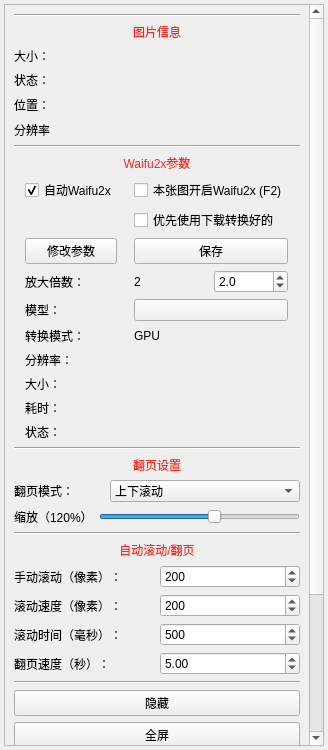
<?xml version="1.0" encoding="UTF-8"?>
<ui version="4.0">
 <class>ReadImg</class>
 <widget class="QWidget" name="ReadImg">
  <property name="geometry">
   <rect>
    <x>0</x>
    <y>0</y>
    <width>328</width>
    <height>750</height>
   </rect>
  </property>
  <property name="windowTitle">
   <string>工具</string>
  </property>
  <property name="autoFillBackground">
   <bool>false</bool>
  </property>
  <property name="styleSheet">
   <string notr="true"/>
  </property>
  <layout class="QGridLayout" name="gridLayout_2">
   <property name="leftMargin">
    <number>4</number>
   </property>
   <property name="topMargin">
    <number>4</number>
   </property>
   <property name="rightMargin">
    <number>4</number>
   </property>
   <property name="bottomMargin">
    <number>4</number>
   </property>
   <item row="0" column="0">
    <widget class="SmoothScrollArea" name="scrollArea22">
     <property name="widgetResizable">
      <bool>true</bool>
     </property>
     <widget class="QWidget" name="scrollAreaWidgetContents">
      <property name="geometry">
       <rect>
        <x>0</x>
        <y>-157</y>
        <width>301</width>
        <height>897</height>
       </rect>
      </property>
      <layout class="QVBoxLayout" name="verticalLayout_2">
       <item>
        <layout class="QVBoxLayout" name="verticalLayout">
         <property name="spacing">
          <number>6</number>
         </property>
         <property name="sizeConstraint">
          <enum>QLayout::SetDefaultConstraint</enum>
         </property>
         <property name="leftMargin">
          <number>0</number>
         </property>
         <property name="topMargin">
          <number>0</number>
         </property>
         <property name="rightMargin">
          <number>0</number>
         </property>
         <property name="bottomMargin">
          <number>0</number>
         </property>
         <item>
          <widget class="Line" name="line_6">
           <property name="orientation">
            <enum>Qt::Horizontal</enum>
           </property>
          </widget>
         </item>
         <item>
          <widget class="QLabel" name="label_4">
           <property name="styleSheet">
            <string notr="true">color: #ee2a24</string>
           </property>
           <property name="text">
            <string>图片信息</string>
           </property>
           <property name="alignment">
            <set>Qt::AlignCenter</set>
           </property>
          </widget>
         </item>
         <item>
          <layout class="QGridLayout" name="gridLayout_3">
           <item row="2" column="0">
            <widget class="QLabel" name="epsLabel">
             <property name="minimumSize">
              <size>
               <width>0</width>
               <height>20</height>
              </size>
             </property>
             <property name="maximumSize">
              <size>
               <width>16777215</width>
               <height>20</height>
              </size>
             </property>
             <property name="text">
              <string>位置：</string>
             </property>
            </widget>
           </item>
           <item row="1" column="0">
            <widget class="QLabel" name="stateLable">
             <property name="text">
              <string>状态：</string>
             </property>
            </widget>
           </item>
           <item row="0" column="0">
            <widget class="QLabel" name="sizeLabel">
             <property name="text">
              <string>大小：</string>
             </property>
            </widget>
           </item>
           <item row="3" column="0">
            <widget class="QLabel" name="resolutionLabel">
             <property name="maximumSize">
              <size>
               <width>40</width>
               <height>16777215</height>
              </size>
             </property>
             <property name="styleSheet">
              <string notr="true"/>
             </property>
             <property name="text">
              <string>分辨率：</string>
             </property>
            </widget>
           </item>
           <item row="0" column="1">
            <widget class="QLabel" name="sizeLabel2">
             <property name="text">
              <string/>
             </property>
             <property name="wordWrap">
              <bool>true</bool>
             </property>
            </widget>
           </item>
           <item row="1" column="1">
            <widget class="QLabel" name="stateLable2">
             <property name="text">
              <string/>
             </property>
             <property name="wordWrap">
              <bool>true</bool>
             </property>
            </widget>
           </item>
           <item row="2" column="1">
            <widget class="QLabel" name="epsLabel2">
             <property name="text">
              <string/>
             </property>
             <property name="wordWrap">
              <bool>true</bool>
             </property>
            </widget>
           </item>
           <item row="3" column="1">
            <widget class="QLabel" name="resolutionLabel2">
             <property name="text">
              <string/>
             </property>
             <property name="wordWrap">
              <bool>true</bool>
             </property>
            </widget>
           </item>
          </layout>
         </item>
         <item>
          <widget class="Line" name="line">
           <property name="orientation">
            <enum>Qt::Horizontal</enum>
           </property>
          </widget>
         </item>
         <item>
          <widget class="QLabel" name="label">
           <property name="styleSheet">
            <string notr="true">color: #ee2a24</string>
           </property>
           <property name="text">
            <string>Waifu2x参数</string>
           </property>
           <property name="alignment">
            <set>Qt::AlignCenter</set>
           </property>
          </widget>
         </item>
         <item>
          <layout class="QGridLayout" name="gridLayout">
           <item row="8" column="0">
            <widget class="QLabel" name="sizeWaifu">
             <property name="text">
              <string>大小：</string>
             </property>
            </widget>
           </item>
           <item row="6" column="0">
            <widget class="QLabel" name="label_9">
             <property name="text">
              <string>转换模式：</string>
             </property>
            </widget>
           </item>
           <item row="8" column="1">
            <widget class="QLabel" name="waifu2xSize">
             <property name="text">
              <string/>
             </property>
             <property name="wordWrap">
              <bool>true</bool>
             </property>
            </widget>
           </item>
           <item row="7" column="1">
            <widget class="QLabel" name="waifu2xRes">
             <property name="text">
              <string/>
             </property>
             <property name="wordWrap">
              <bool>true</bool>
             </property>
            </widget>
           </item>
           <item row="1" column="1">
            <widget class="QCheckBox" name="curWaifu2x">
             <property name="text">
              <string>本张图开启Waifu2x (F2)</string>
             </property>
            </widget>
           </item>
           <item row="3" column="0">
            <widget class="QPushButton" name="waifu2xSave">
             <property name="text">
              <string>修改参数</string>
             </property>
            </widget>
           </item>
           <item row="10" column="1">
            <widget class="QLabel" name="waifu2xStatus">
             <property name="text">
              <string/>
             </property>
             <property name="wordWrap">
              <bool>true</bool>
             </property>
            </widget>
           </item>
           <item row="5" column="0">
            <widget class="QLabel" name="label_8">
             <property name="maximumSize">
              <size>
               <width>35</width>
               <height>16777215</height>
              </size>
             </property>
             <property name="text">
              <string>模型：</string>
             </property>
            </widget>
           </item>
           <item row="1" column="0">
            <widget class="QCheckBox" name="checkBox">
             <property name="styleSheet">
              <string notr="true"/>
             </property>
             <property name="text">
              <string>自动Waifu2x</string>
             </property>
             <property name="checked">
              <bool>true</bool>
             </property>
            </widget>
           </item>
           <item row="3" column="1">
            <layout class="QHBoxLayout" name="horizontalLayout_9">
             <item>
              <widget class="QPushButton" name="waifu2xCancle">
               <property name="text">
                <string>保存</string>
               </property>
              </widget>
             </item>
            </layout>
           </item>
           <item row="6" column="1">
            <widget class="QLabel" name="gpuLabel">
             <property name="maximumSize">
              <size>
               <width>150</width>
               <height>16777215</height>
              </size>
             </property>
             <property name="text">
              <string>GPU</string>
             </property>
             <property name="wordWrap">
              <bool>true</bool>
             </property>
            </widget>
           </item>
           <item row="4" column="0">
            <widget class="QLabel" name="label_3">
             <property name="text">
              <string>放大倍数：</string>
             </property>
            </widget>
           </item>
           <item row="7" column="0">
            <widget class="QLabel" name="resolutionWaifu">
             <property name="text">
              <string>分辨率：</string>
             </property>
            </widget>
           </item>
           <item row="10" column="0">
            <widget class="QLabel" name="stateWaifu">
             <property name="text">
              <string>状态：</string>
             </property>
            </widget>
           </item>
           <item row="4" column="1">
            <layout class="QHBoxLayout" name="horizontalLayout_6">
             <item>
              <widget class="QLabel" name="scaleLabel">
               <property name="text">
                <string>2</string>
               </property>
              </widget>
             </item>
             <item>
              <widget class="WheelDoubleSpinBox" name="scaleBox">
               <property name="decimals">
                <number>1</number>
               </property>
               <property name="maximum">
                <double>32.000000000000000</double>
               </property>
               <property name="singleStep">
                <double>0.100000000000000</double>
               </property>
               <property name="value">
                <double>2.000000000000000</double>
               </property>
              </widget>
             </item>
            </layout>
           </item>
           <item row="9" column="1">
            <widget class="QLabel" name="waifu2xTick">
             <property name="text">
              <string/>
             </property>
             <property name="wordWrap">
              <bool>true</bool>
             </property>
            </widget>
           </item>
           <item row="9" column="0">
            <widget class="QLabel" name="tickLabel">
             <property name="text">
              <string>耗时：</string>
             </property>
            </widget>
           </item>
           <item row="2" column="1">
            <widget class="QCheckBox" name="preDownWaifu2x">
             <property name="text">
              <string>优先使用下载转换好的</string>
             </property>
            </widget>
           </item>
           <item row="5" column="1">
            <layout class="QHBoxLayout" name="horizontalLayout_8">
             <item>
              <widget class="QPushButton" name="modelNameButton">
               <property name="text">
                <string/>
               </property>
              </widget>
             </item>
            </layout>
           </item>
          </layout>
         </item>
         <item>
          <widget class="Line" name="line_2">
           <property name="orientation">
            <enum>Qt::Horizontal</enum>
           </property>
          </widget>
         </item>
         <item>
          <widget class="QLabel" name="label_6">
           <property name="styleSheet">
            <string notr="true">color: #ee2a24</string>
           </property>
           <property name="text">
            <string>翻页设置</string>
           </property>
           <property name="alignment">
            <set>Qt::AlignCenter</set>
           </property>
          </widget>
         </item>
         <item>
          <layout class="QHBoxLayout" name="horizontalLayout_11">
           <item>
            <widget class="QLabel" name="label_5">
             <property name="maximumSize">
              <size>
               <width>90</width>
               <height>16777215</height>
              </size>
             </property>
             <property name="styleSheet">
              <string notr="true"/>
             </property>
             <property name="text">
              <string>翻页模式：</string>
             </property>
             <property name="alignment">
              <set>Qt::AlignLeading|Qt::AlignLeft|Qt::AlignVCenter</set>
             </property>
            </widget>
           </item>
           <item>
            <widget class="WheelComboBox" name="comboBox">
             <item>
              <property name="text">
               <string>上下滚动</string>
              </property>
             </item>
             <item>
              <property name="text">
               <string>默认</string>
              </property>
             </item>
             <item>
              <property name="text">
               <string>左右双页</string>
              </property>
             </item>
             <item>
              <property name="text">
               <string>右左双页</string>
              </property>
             </item>
             <item>
              <property name="text">
               <string>左右滚动</string>
              </property>
             </item>
             <item>
              <property name="text">
               <string>右左滚动</string>
              </property>
             </item>
             <item>
              <property name="text">
               <string>右左双页(滚轮正序)</string>
              </property>
             </item>
             <item>
              <property name="text">
               <string>等宽模式</string>
              </property>
             </item>
             <item>
              <property name="text">
               <string>右左滚动(滚轮正序)</string>
              </property>
             </item>
            </widget>
           </item>
          </layout>
         </item>
         <item>
          <layout class="QHBoxLayout" name="horizontalLayout_10">
           <item>
            <widget class="QLabel" name="zoomLabel">
             <property name="text">
              <string>缩放（120%）</string>
             </property>
            </widget>
           </item>
           <item>
            <widget class="WheelSlider" name="zoomSlider">
             <property name="styleSheet">
              <string notr="true"/>
             </property>
             <property name="minimum">
              <number>10</number>
             </property>
             <property name="maximum">
              <number>200</number>
             </property>
             <property name="singleStep">
              <number>10</number>
             </property>
             <property name="value">
              <number>120</number>
             </property>
             <property name="orientation">
              <enum>Qt::Horizontal</enum>
             </property>
            </widget>
           </item>
          </layout>
         </item>
         <item>
          <widget class="Line" name="line_3">
           <property name="orientation">
            <enum>Qt::Horizontal</enum>
           </property>
          </widget>
         </item>
         <item>
          <widget class="QLabel" name="label_7">
           <property name="styleSheet">
            <string notr="true">color: #ee2a24</string>
           </property>
           <property name="text">
            <string>自动滚动/翻页</string>
           </property>
           <property name="alignment">
            <set>Qt::AlignCenter</set>
           </property>
          </widget>
         </item>
         <item>
          <layout class="QHBoxLayout" name="horizontalLayout_3">
           <item>
            <widget class="QLabel" name="label_12">
             <property name="text">
              <string>手动滚动（像素）：</string>
             </property>
            </widget>
           </item>
           <item>
            <widget class="WheelSpinBox" name="scrollInitSpeed">
             <property name="minimum">
              <number>1</number>
             </property>
             <property name="maximum">
              <number>4000</number>
             </property>
             <property name="value">
              <number>200</number>
             </property>
            </widget>
           </item>
          </layout>
         </item>
         <item>
          <layout class="QHBoxLayout" name="horizontalLayout_12">
           <item>
            <widget class="QLabel" name="label_10">
             <property name="maximumSize">
              <size>
               <width>16777215</width>
               <height>16777215</height>
              </size>
             </property>
             <property name="text">
              <string>滚动速度（像素）：</string>
             </property>
            </widget>
           </item>
           <item>
            <widget class="WheelSpinBox" name="scrollSpeed">
             <property name="minimum">
              <number>1</number>
             </property>
             <property name="maximum">
              <number>4000</number>
             </property>
             <property name="value">
              <number>200</number>
             </property>
            </widget>
           </item>
          </layout>
         </item>
         <item>
          <layout class="QHBoxLayout" name="horizontalLayout_2">
           <item>
            <widget class="QLabel" name="label_2">
             <property name="text">
              <string>滚动时间（毫秒）：</string>
             </property>
            </widget>
           </item>
           <item>
            <widget class="WheelSpinBox" name="scrollTime">
             <property name="minimum">
              <number>50</number>
             </property>
             <property name="maximum">
              <number>2000</number>
             </property>
             <property name="value">
              <number>500</number>
             </property>
            </widget>
           </item>
          </layout>
         </item>
         <item>
          <layout class="QHBoxLayout" name="horizontalLayout_13">
           <item>
            <widget class="QLabel" name="label_11">
             <property name="maximumSize">
              <size>
               <width>16777215</width>
               <height>16777215</height>
              </size>
             </property>
             <property name="text">
              <string>翻页速度（秒）：</string>
             </property>
            </widget>
           </item>
           <item>
            <widget class="WheelDoubleSpinBox" name="turnSpeed">
             <property name="minimum">
              <double>0.100000000000000</double>
             </property>
             <property name="singleStep">
              <double>0.100000000000000</double>
             </property>
             <property name="value">
              <double>5.000000000000000</double>
             </property>
            </widget>
           </item>
          </layout>
         </item>
         <item>
          <widget class="Line" name="line_8">
           <property name="orientation">
            <enum>Qt::Horizontal</enum>
           </property>
          </widget>
         </item>
         <item>
          <widget class="QPushButton" name="pushButton_2">
           <property name="text">
            <string>隐藏</string>
           </property>
          </widget>
         </item>
         <item>
          <widget class="QPushButton" name="fullButton">
           <property name="text">
            <string>全屏</string>
           </property>
          </widget>
         </item>
         <item>
          <widget class="QPushButton" name="returePage">
           <property name="minimumSize">
            <size>
             <width>0</width>
             <height>0</height>
            </size>
           </property>
           <property name="maximumSize">
            <size>
             <width>16777215</width>
             <height>16777215</height>
            </size>
           </property>
           <property name="text">
            <string>返回</string>
           </property>
          </widget>
         </item>
         <item>
          <widget class="Line" name="line_5">
           <property name="orientation">
            <enum>Qt::Horizontal</enum>
           </property>
          </widget>
         </item>
         <item>
          <layout class="QHBoxLayout" name="horizontalLayout_7"/>
         </item>
         <item>
          <layout class="QHBoxLayout" name="horizontalLayout_5">
           <item>
            <widget class="QPushButton" name="pushButton_4">
             <property name="text">
              <string>上一章</string>
             </property>
            </widget>
           </item>
           <item>
            <widget class="QPushButton" name="pushButton_5">
             <property name="text">
              <string>下一章</string>
             </property>
            </widget>
           </item>
          </layout>
         </item>
         <item>
          <widget class="Line" name="line_7">
           <property name="orientation">
            <enum>Qt::Horizontal</enum>
           </property>
          </widget>
         </item>
         <item>
          <layout class="QHBoxLayout" name="horizontalLayout">
           <item>
            <widget class="QPushButton" name="lastPage">
             <property name="minimumSize">
              <size>
               <width>0</width>
               <height>0</height>
              </size>
             </property>
             <property name="maximumSize">
              <size>
               <width>16777215</width>
               <height>16777215</height>
              </size>
             </property>
             <property name="text">
              <string>上一页</string>
             </property>
            </widget>
           </item>
           <item>
            <widget class="QPushButton" name="nextPage">
             <property name="minimumSize">
              <size>
               <width>0</width>
               <height>0</height>
              </size>
             </property>
             <property name="maximumSize">
              <size>
               <width>16777215</width>
               <height>16777215</height>
              </size>
             </property>
             <property name="text">
              <string>下一页</string>
             </property>
            </widget>
           </item>
          </layout>
         </item>
         <item>
          <spacer name="verticalSpacer">
           <property name="orientation">
            <enum>Qt::Vertical</enum>
           </property>
           <property name="sizeHint" stdset="0">
            <size>
             <width>20</width>
             <height>40</height>
            </size>
           </property>
          </spacer>
         </item>
         <item>
          <widget class="Line" name="line_4">
           <property name="orientation">
            <enum>Qt::Horizontal</enum>
           </property>
          </widget>
         </item>
        </layout>
       </item>
      </layout>
     </widget>
    </widget>
   </item>
  </layout>
 </widget>
 <customwidgets>
  <customwidget>
   <class>SmoothScrollArea</class>
   <extends>QScrollArea</extends>
   <header location="global">component.scroll_area.smooth_scroll_area.h</header>
   <container>1</container>
  </customwidget>
  <customwidget>
   <class>WheelComboBox</class>
   <extends>QComboBox</extends>
   <header location="global">component.box.wheel_combo_box.h</header>
  </customwidget>
  <customwidget>
   <class>WheelDoubleSpinBox</class>
   <extends>QDoubleSpinBox</extends>
   <header location="global">component.box.wheel_double_spin_box.h</header>
  </customwidget>
  <customwidget>
   <class>WheelSpinBox</class>
   <extends>QSpinBox</extends>
   <header location="global">component.box.wheel_spin_box.h</header>
  </customwidget>
  <customwidget>
   <class>WheelSlider</class>
   <extends>QSlider</extends>
   <header location="global">component.box.wheel_slider.h</header>
  </customwidget>
 </customwidgets>
 <resources/>
 <connections>
  <connection>
   <sender>pushButton_5</sender>
   <signal>clicked()</signal>
   <receiver>ReadImg</receiver>
   <slot>OpenNextEps()</slot>
   <hints>
    <hint type="sourcelabel">
     <x>294</x>
     <y>674</y>
    </hint>
    <hint type="destinationlabel">
     <x>278</x>
     <y>422</y>
    </hint>
   </hints>
  </connection>
  <connection>
   <sender>lastPage</sender>
   <signal>clicked()</signal>
   <receiver>ReadImg</receiver>
   <slot>LastPage()</slot>
   <hints>
    <hint type="sourcelabel">
     <x>125</x>
     <y>715</y>
    </hint>
    <hint type="destinationlabel">
     <x>181</x>
     <y>488</y>
    </hint>
   </hints>
  </connection>
  <connection>
   <sender>nextPage</sender>
   <signal>clicked()</signal>
   <receiver>ReadImg</receiver>
   <slot>NextPage()</slot>
   <hints>
    <hint type="sourcelabel">
     <x>294</x>
     <y>715</y>
    </hint>
    <hint type="destinationlabel">
     <x>181</x>
     <y>479</y>
    </hint>
   </hints>
  </connection>
  <connection>
   <sender>pushButton_4</sender>
   <signal>clicked()</signal>
   <receiver>ReadImg</receiver>
   <slot>OpenLastEps()</slot>
   <hints>
    <hint type="sourcelabel">
     <x>95</x>
     <y>674</y>
    </hint>
    <hint type="destinationlabel">
     <x>278</x>
     <y>437</y>
    </hint>
   </hints>
  </connection>
  <connection>
   <sender>pushButton_2</sender>
   <signal>clicked()</signal>
   <receiver>ReadImg</receiver>
   <slot>hide()</slot>
   <hints>
    <hint type="sourcelabel">
     <x>175</x>
     <y>566</y>
    </hint>
    <hint type="destinationlabel">
     <x>105</x>
     <y>392</y>
    </hint>
   </hints>
  </connection>
  <connection>
   <sender>returePage</sender>
   <signal>clicked()</signal>
   <receiver>ReadImg</receiver>
   <slot>ReturnPage()</slot>
   <hints>
    <hint type="sourcelabel">
     <x>212</x>
     <y>626</y>
    </hint>
    <hint type="destinationlabel">
     <x>181</x>
     <y>455</y>
    </hint>
   </hints>
  </connection>
  <connection>
   <sender>checkBox</sender>
   <signal>clicked()</signal>
   <receiver>ReadImg</receiver>
   <slot>OpenWaifu()</slot>
   <hints>
    <hint type="sourcelabel">
     <x>116</x>
     <y>34</y>
    </hint>
    <hint type="destinationlabel">
     <x>181</x>
     <y>318</y>
    </hint>
   </hints>
  </connection>
  <connection>
   <sender>fullButton</sender>
   <signal>clicked()</signal>
   <receiver>ReadImg</receiver>
   <slot>FullScreen()</slot>
   <hints>
    <hint type="sourcelabel">
     <x>123</x>
     <y>596</y>
    </hint>
    <hint type="destinationlabel">
     <x>278</x>
     <y>466</y>
    </hint>
   </hints>
  </connection>
  <connection>
   <sender>waifu2xSave</sender>
   <signal>clicked()</signal>
   <receiver>ReadImg</receiver>
   <slot>Waifu2xSave()</slot>
   <hints>
    <hint type="sourcelabel">
     <x>116</x>
     <y>91</y>
    </hint>
    <hint type="destinationlabel">
     <x>296</x>
     <y>171</y>
    </hint>
   </hints>
  </connection>
  <connection>
   <sender>waifu2xCancle</sender>
   <signal>clicked()</signal>
   <receiver>ReadImg</receiver>
   <slot>Waifu2xCancle()</slot>
   <hints>
    <hint type="sourcelabel">
     <x>283</x>
     <y>91</y>
    </hint>
    <hint type="destinationlabel">
     <x>298</x>
     <y>203</y>
    </hint>
   </hints>
  </connection>
  <connection>
   <sender>zoomSlider</sender>
   <signal>valueChanged(int)</signal>
   <receiver>ReadImg</receiver>
   <slot>ScalePicture()</slot>
   <hints>
    <hint type="sourcelabel">
     <x>294</x>
     <y>344</y>
    </hint>
    <hint type="destinationlabel">
     <x>298</x>
     <y>433</y>
    </hint>
   </hints>
  </connection>
  <connection>
   <sender>comboBox</sender>
   <signal>currentIndexChanged(int)</signal>
   <receiver>ReadImg</receiver>
   <slot>ChangeReadMode()</slot>
   <hints>
    <hint type="sourcelabel">
     <x>294</x>
     <y>322</y>
    </hint>
    <hint type="destinationlabel">
     <x>402</x>
     <y>361</y>
    </hint>
   </hints>
  </connection>
 </connections>
 <slots>
  <slot>LastPage()</slot>
  <slot>NextPage()</slot>
  <slot>ReturnPage()</slot>
  <slot>SwitchPicture()</slot>
  <slot>CopyPicture()</slot>
  <slot>SwitchWaifu()</slot>
  <slot>OpenWaifu()</slot>
  <slot>ReduceScalePic()</slot>
  <slot>AddScalePic()</slot>
  <slot>OpenLastEps()</slot>
  <slot>OpenNextEps()</slot>
  <slot>SwitchModel()</slot>
  <slot>FullScreen()</slot>
  <slot>Waifu2xSave()</slot>
  <slot>Waifu2xCancle()</slot>
  <slot>ScalePicture()</slot>
  <slot>ChangeReadMode()</slot>
  <slot>ResetScale()</slot>
 </slots>
</ui>
